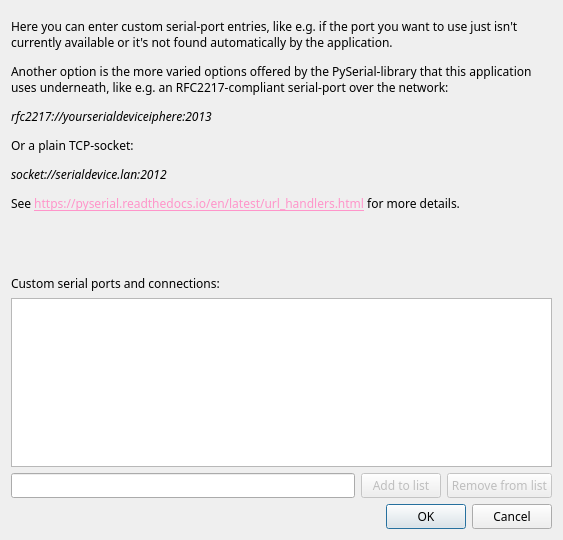
<?xml version="1.0" encoding="UTF-8"?>
<ui version="4.0">
 <class>PreferencesDialog</class>
 <widget class="QDialog" name="PreferencesDialog">
  <property name="geometry">
   <rect>
    <x>0</x>
    <y>0</y>
    <width>563</width>
    <height>540</height>
   </rect>
  </property>
  <property name="sizePolicy">
   <sizepolicy hsizetype="Preferred" vsizetype="Minimum">
    <horstretch>0</horstretch>
    <verstretch>0</verstretch>
   </sizepolicy>
  </property>
  <property name="minimumSize">
   <size>
    <width>560</width>
    <height>540</height>
   </size>
  </property>
  <property name="font">
   <font>
    <family>Noto Sans</family>
   </font>
  </property>
  <property name="windowTitle">
   <string>Preferences</string>
  </property>
  <property name="windowIcon">
   <iconset theme="QIcon::ThemeIcon::DocumentProperties"/>
  </property>
  <property name="modal">
   <bool>true</bool>
  </property>
  <layout class="QVBoxLayout" name="verticalLayout" stretch="0,0,0,0,0,0">
   <property name="sizeConstraint">
    <enum>QLayout::SizeConstraint::SetDefaultConstraint</enum>
   </property>
   <property name="topMargin">
    <number>18</number>
   </property>
   <item>
    <widget class="QLabel" name="label_2">
     <property name="sizePolicy">
      <sizepolicy hsizetype="Preferred" vsizetype="Fixed">
       <horstretch>0</horstretch>
       <verstretch>0</verstretch>
      </sizepolicy>
     </property>
     <property name="text">
      <string>&lt;html&gt;&lt;head/&gt;&lt;body&gt;&lt;p&gt;Here you can enter custom serial-port entries, like e.g. if the port you want to use just isn't currently available or it's not found automatically by the application.&lt;/p&gt;&lt;p&gt;Another option is the more varied options offered by the PySerial-library that this application uses underneath, like e.g. an RFC2217-compliant serial-port over the network:&lt;/p&gt;&lt;p&gt;&lt;span style=&quot; font-style:italic;&quot;&gt;rfc2217://yourserialdeviceiphere:2013&lt;/span&gt;&lt;/p&gt;&lt;p&gt;Or a plain TCP-socket:&lt;/p&gt;&lt;p&gt;&lt;span style=&quot; font-style:italic;&quot;&gt;socket://serialdevice.lan:2012&lt;/span&gt;&lt;/p&gt;&lt;p&gt;See &lt;a href=&quot;https://pyserial.readthedocs.io/en/latest/url_handlers.html&quot;&gt;&lt;span style=&quot; text-decoration: underline; color:#ff95ca;&quot;&gt;https://pyserial.readthedocs.io/en/latest/url_handlers.html&lt;/span&gt;&lt;/a&gt; for more details.&lt;/p&gt;&lt;/body&gt;&lt;/html&gt;</string>
     </property>
     <property name="wordWrap">
      <bool>true</bool>
     </property>
     <property name="textInteractionFlags">
      <set>Qt::TextInteractionFlag::LinksAccessibleByMouse|Qt::TextInteractionFlag::TextSelectableByMouse</set>
     </property>
    </widget>
   </item>
   <item>
    <spacer name="verticalSpacer">
     <property name="orientation">
      <enum>Qt::Orientation::Vertical</enum>
     </property>
     <property name="sizeHint" stdset="0">
      <size>
       <width>20</width>
       <height>80</height>
      </size>
     </property>
    </spacer>
   </item>
   <item>
    <widget class="QLabel" name="label">
     <property name="text">
      <string>Custom serial ports and connections:</string>
     </property>
    </widget>
   </item>
   <item>
    <widget class="QListWidget" name="CustomPortsList">
     <property name="sizePolicy">
      <sizepolicy hsizetype="Preferred" vsizetype="Preferred">
       <horstretch>0</horstretch>
       <verstretch>0</verstretch>
      </sizepolicy>
     </property>
     <property name="toolTip">
      <string>&lt;html&gt;&lt;head/&gt;&lt;body&gt;&lt;p&gt;Here you can enter custom serial-port entries, like e.g. if the port you want to use just isn't currently available or it's not found automatically by the application.&lt;/p&gt;&lt;p&gt;Another option is the more varied options offered by the PySerial-library that this application uses underneath, like e.g. an RFC2217-compliant serial-port over the network:&lt;/p&gt;&lt;p&gt;&lt;span style=&quot; font-style:italic;&quot;&gt;rfc2217://yourserialdeviceiphere:2013&lt;/span&gt;&lt;/p&gt;&lt;p&gt;Or a plain TCP-socket:&lt;/p&gt;&lt;p&gt;&lt;span style=&quot; font-style:italic;&quot;&gt;socket://serialdevice.lan:2012&lt;/span&gt;&lt;/p&gt;&lt;p&gt;See &lt;a href=&quot;https://pyserial.readthedocs.io/en/latest/url_handlers.html&quot;&gt;&lt;span style=&quot; text-decoration: underline; color:#ff95ca;&quot;&gt;https://pyserial.readthedocs.io/en/latest/url_handlers.html&lt;/span&gt;&lt;/a&gt; for more details.&lt;/p&gt;&lt;/body&gt;&lt;/html&gt;</string>
     </property>
     <property name="alternatingRowColors">
      <bool>true</bool>
     </property>
    </widget>
   </item>
   <item>
    <layout class="QHBoxLayout" name="horizontalLayout">
     <item>
      <widget class="QLineEdit" name="lineEdit">
       <property name="toolTip">
        <string>&lt;html&gt;&lt;head/&gt;&lt;body&gt;&lt;p&gt;Here you can enter custom serial-port entries, like e.g. if the port you want to use just isn't currently available or it's not found automatically by the application.&lt;/p&gt;&lt;p&gt;Another option is the more varied options offered by the PySerial-library that this application uses underneath, like e.g. an RFC2217-compliant serial-port over the network:&lt;/p&gt;&lt;p&gt;&lt;span style=&quot; font-style:italic;&quot;&gt;rfc2217://yourserialdeviceiphere:2013&lt;/span&gt;&lt;/p&gt;&lt;p&gt;Or a plain TCP-socket:&lt;/p&gt;&lt;p&gt;&lt;span style=&quot; font-style:italic;&quot;&gt;socket://serialdevice.lan:2012&lt;/span&gt;&lt;/p&gt;&lt;p&gt;See &lt;a href=&quot;https://pyserial.readthedocs.io/en/latest/url_handlers.html&quot;&gt;&lt;span style=&quot; text-decoration: underline; color:#ff95ca;&quot;&gt;https://pyserial.readthedocs.io/en/latest/url_handlers.html&lt;/span&gt;&lt;/a&gt; for more details.&lt;/p&gt;&lt;/body&gt;&lt;/html&gt;</string>
       </property>
      </widget>
     </item>
     <item>
      <widget class="QPushButton" name="AddButton">
       <property name="enabled">
        <bool>false</bool>
       </property>
       <property name="text">
        <string>Add to list</string>
       </property>
      </widget>
     </item>
     <item>
      <widget class="QPushButton" name="RemoveButton">
       <property name="enabled">
        <bool>false</bool>
       </property>
       <property name="text">
        <string>Remove from list</string>
       </property>
      </widget>
     </item>
    </layout>
   </item>
   <item>
    <widget class="QDialogButtonBox" name="buttonBox">
     <property name="orientation">
      <enum>Qt::Orientation::Horizontal</enum>
     </property>
     <property name="standardButtons">
      <set>QDialogButtonBox::StandardButton::Cancel|QDialogButtonBox::StandardButton::Ok</set>
     </property>
    </widget>
   </item>
  </layout>
 </widget>
 <resources/>
 <connections>
  <connection>
   <sender>buttonBox</sender>
   <signal>accepted()</signal>
   <receiver>PreferencesDialog</receiver>
   <slot>accept()</slot>
   <hints>
    <hint type="sourcelabel">
     <x>248</x>
     <y>254</y>
    </hint>
    <hint type="destinationlabel">
     <x>157</x>
     <y>274</y>
    </hint>
   </hints>
  </connection>
  <connection>
   <sender>buttonBox</sender>
   <signal>rejected()</signal>
   <receiver>PreferencesDialog</receiver>
   <slot>reject()</slot>
   <hints>
    <hint type="sourcelabel">
     <x>316</x>
     <y>260</y>
    </hint>
    <hint type="destinationlabel">
     <x>286</x>
     <y>274</y>
    </hint>
   </hints>
  </connection>
 </connections>
</ui>
